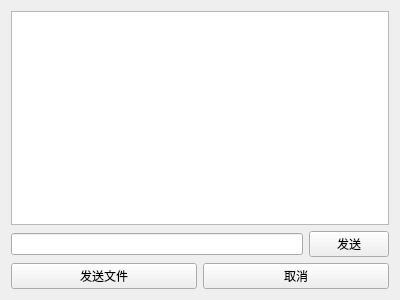
<?xml version="1.0" encoding="UTF-8"?>
<ui version="4.0">
 <class>PrivateChat</class>
 <widget class="QWidget" name="PrivateChat">
  <property name="geometry">
   <rect>
    <x>0</x>
    <y>0</y>
    <width>400</width>
    <height>300</height>
   </rect>
  </property>
  <property name="windowTitle">
   <string>Form</string>
  </property>
  <layout class="QVBoxLayout" name="verticalLayout">
   <item>
    <widget class="QTextEdit" name="textEdit"/>
   </item>
   <item>
    <layout class="QHBoxLayout" name="horizontalLayout">
     <item>
      <widget class="QLineEdit" name="lineEdit"/>
     </item>
     <item>
      <widget class="QPushButton" name="sendButton">
       <property name="text">
        <string>发送</string>
       </property>
      </widget>
     </item>
    </layout>
   </item>
   <item>
    <layout class="QHBoxLayout" name="horizontalLayout_2">
     <item>
      <widget class="QPushButton" name="fileButton">
       <property name="text">
        <string>发送文件</string>
       </property>
      </widget>
     </item>
     <item>
      <widget class="QPushButton" name="cancelButton">
       <property name="text">
        <string>取消</string>
       </property>
      </widget>
     </item>
    </layout>
   </item>
  </layout>
 </widget>
 <resources/>
 <connections/>
</ui>
